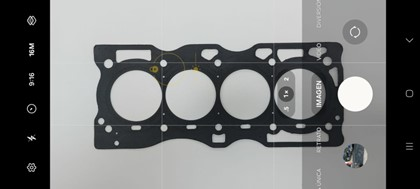
#> input picture client/src/assets/img/junta-ejemplo.jpg, 420 x 189 px
$ python -i binarizador.py   (imports and definitions only)
#> lines starting #> are read from the running program, lines starting #| are printed output that depends on the picture; after the words box and inside, x2 and y2 are one past the last pixel; in counts of white or black regions, pixels touching at a corner belong together
import cv2
import numpy as np

def get_binariry_image(image_path):
    #Cargar la imagen a memoria
    ##file_bytes = np.frombuffer(image.read(), np.uint8)  # Convertir a un array de bytes
    ##image = cv2.imdecode(file_bytes, cv2.IMREAD_COLOR)  # Decodificar la imagen desde bytes
    image = cv2.imread(image_path)
#> image is the input picture: shape (189, 420, 3); mean B, G, R 124.9, 125, 123.7

    #if image is None:
    # raise ValueError("La imagen no pudo ser decodificada. Asegúrate de enviar un archivo válido.")

    #Convertir a escala de grises
    gray_image = cv2.cvtColor(image, cv2.COLOR_BGR2GRAY)

    #Aplicar desenfoque Gaussiano para reducir el ruido
    blurred_image = cv2.GaussianBlur(gray_image, (5, 5), 0)
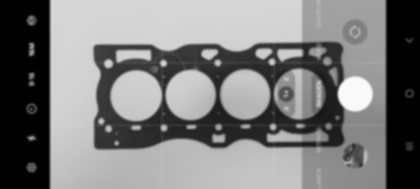
#> blurred_image: shape (189, 420); min 0, max 250, mean 124.6

    #Binarizar la imagen usando el umbral de Otsu
    _, binary_image = cv2.threshold(blurred_image, 0, 255, cv2.THRESH_BINARY + cv2.THRESH_OTSU)
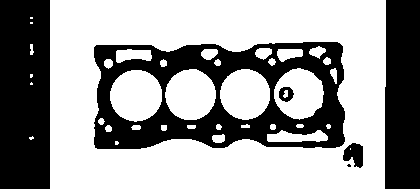
#> binary_image: shape (189, 420); 61.5% white; 6 black regions (1 under 20 px), largest, box (x1, y1, x2, y2) and area: (94, 42, 345, 149) 14128, (0, 0, 50, 189) 9374, (385, 0, 420, 189) 6528, (343, 143, 363, 168) 343, (279, 87, 294, 102) 145

    binary_image = cv2.bitwise_not(binary_image)

    #Guardar la imagen binarizada en una carpeta
    output_path = image_path
    cv2.imwrite(output_path, binary_image)

    ##return binary_image

>>> result = get_binariry_image('../../../client/src/assets/img/junta-ejemplo.jpg')
